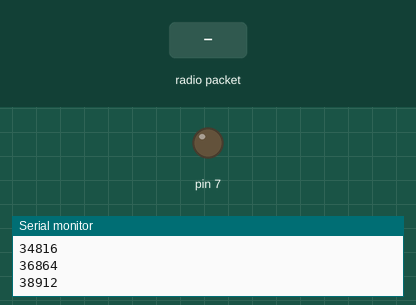
This sketch was run on a simulated Arduino Uno, built with avr-gcc and run on an emulated ATmega328P. Parts: output pins drawn as LEDs (lit = HIGH), the last lines printed to the serial monitor. The inputs (shaded band) are chosen by the test bench. No radio packets arrive unless stated; pins used as bus, display or sensor lines are not drawn.

Above: at 0.02 s.
At 1.2 s:
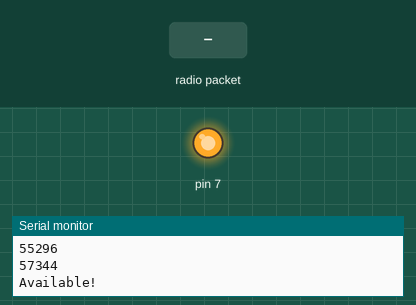
1.3 s: radio packet "1" arrives
At 1.9 s:
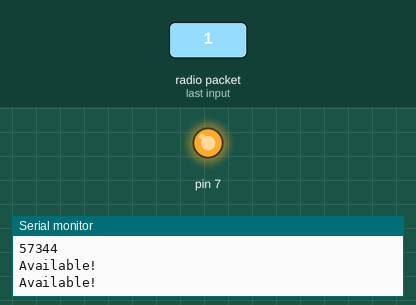
Timing chart, 0 to 4.3 s (numbered marks = the images above; inputs shaded):
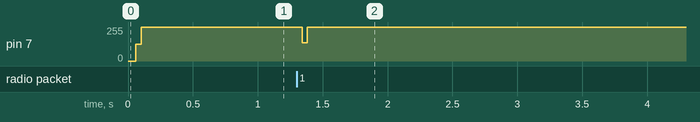

The sketch:

base_station.ino
```cpp
#include <SPI.h>
#include "nRF24L01.h"
#include "RF24.h"
#include "printf.h"
#include "wireless1.h"

#define X_SIZE 4
#define Y_SIZE 5

//same x and y bits
//2nd: current location
//3r: already been there
struct grid{
     char traversed;
     char current_location;
};
typedef struct grid grid;

unsigned char x_coord = 0;
unsigned char y_coord = 0;
int turn = 0;
unsigned int maze [4][5];

uint8_t done = 0;

void setup(void)
{

  Serial.begin(57600);


  printf_begin();
  pinMode(7,OUTPUT);
  SPI.begin();
  wireless_setup(0);

  // Initialize maze
  for (int i = 0; i < X_SIZE; i++) {
    for (int j = 0; j < Y_SIZE; j++) {
      maze[i][j] = 0;
      maze[i][j] |= ((i&3) << 14) | ((j&7) << 11);
      Serial.println(maze[i][j]);
    }
  }

  radio.stopListening();

  SPI.beginTransaction(SPISettings(100000, MSBFIRST, SPI_MODE0)); //10MHz

  for (uint16_t x = 0; x < X_SIZE; x++){
    for (uint16_t y = 0; y < Y_SIZE; y++){
      digitalWrite(7, LOW);
      delay(1);
      SPI.transfer16(maze[x][y]);
      digitalWrite(7, HIGH);
    }
  }
  // need to rewrite 0 for some reason
  digitalWrite(7, LOW);
  delay(1);
  SPI.transfer16(0);
  digitalWrite(7, HIGH);

  SPI.endTransaction();


  radio.startListening();
}


void loop(void)
{
  // if there is data ready
  //if ( radio.available() )
  //{
    Serial.println("Available!");
    // Dump the payloads until we've gotten everything
  uint16_t got_data;
  bool timeout = true;
  while (timeout)
  {
    // Fetch the payload, and see if this was the last one.
    timeout = wireless_read( &got_data, sizeof(uint16_t) ); // 200ms timeout
    //done = radio.read( &got_data, sizeof(got_data) );

    // Spew it
    // Print the received data as a decimal
    //if (timeout) continue;


    // Delay just a little bit to let the other unit
    // make the transition to receiver
    // delay(20);

  }

     printf("Got payload %#04x (%u)", got_data, got_data);
    printf("\n");

    if (got_data & 0x1) done = 1;

    // First, stop listening so we can talk over SPI
    radio.stopListening();

    SPI.beginTransaction(SPISettings(1000000, MSBFIRST, SPI_MODE0)); //10MHz

    unsigned char got_x = got_data >> 14;
    unsigned char got_y = (got_data >> 11) & 7;
    maze[got_x][got_y] = got_data;
    for (uint16_t x = 0; x < X_SIZE; x++){
      for (uint16_t y = 0; y < Y_SIZE; y++){
        if (maze[x][y] == 0) continue;
        printf("x: %d, y: %d, %#04x ", x, y, maze[x][y]);
        printf("\n");
        if ((x != got_x) || (y != got_y))  maze[x][y] = maze[x][y] & 0xfffd;
        else                               maze[x][y] = maze[x][y]  | 1 << 1;
        digitalWrite(7, LOW);
        delay(1);
        SPI.transfer16(maze[x][y] | done);
        //SPI.transfer16(0x46);
        digitalWrite(7, HIGH);
      }
    }

    SPI.endTransaction();
    // Send the final one back.
    //radio.write( &got_data, sizeof(got_data) );
    //printf("Sent response.\n\r");

    // Now, resume listening so we catch the next packets.
    radio.startListening();
  //}
}
```

wireless1.h
```cpp
#include "nRF24L01.h"
#include "RF24.h"
#include "printf.h"

extern RF24 radio;

void wireless_setup(uint8_t wr);

bool wireless_send(uint16_t * buf, uint16_t buf_size);

bool wireless_read(void * buf, uint16_t rd_length);
```

wireless1.ino
```cpp
#include "wireless1.h"

// Radio pipe addresses for the 2 nodes to communicate.
const uint64_t pipes[2] = { 0x000000002cLL, 0x000000002dLL };

RF24 radio(9, 10);

void wireless_setup(uint8_t wr){
  radio.begin();

  // optionally, increase the delay between retries & # of retries
  radio.setRetries(15,15);
  radio.setAutoAck(true);
  // set the channel
  radio.setChannel(0x50);
  // set the power
  // RF24_PA_MIN=-18dBm, RF24_PA_LOW=-12dBm, RF24_PA_MED=-6dBM, and RF24_PA_HIGH=0dBm.
  radio.setPALevel(RF24_PA_MIN);
  //RF24_250KBPS for 250kbs, RF24_1MBPS for 1Mbps, or RF24_2MBPS for 2Mbps
  radio.setDataRate(RF24_250KBPS);

  // optionally, reduce the payload size.  seems to
  // improve reliability
  // radio.setPayloadSize(8);

  if ( wr )
  {
    radio.openWritingPipe(pipes[0]);
    radio.openReadingPipe(1,pipes[1]);
  }
  else
  {
    radio.openWritingPipe(pipes[1]);
    radio.openReadingPipe(1,pipes[0]);
  }

  radio.startListening();
}

bool wireless_send(uint16_t * buf, uint16_t buf_size){

  radio.stopListening();

  return radio.write(buf, buf_size);
}

bool wireless_read(void * buf, uint16_t rd_length){
  radio.startListening();

  uint8_t timeout = false;
  unsigned long started_waiting_at = millis();
  while ( ! radio.available() && ! timeout )
      if (millis() - started_waiting_at > 10 )
        timeout = true;

  if (!timeout){
    radio.read(buf, rd_length);
  }
  return timeout;
}
```

Measured:
- after the input at 1.3 s, pin 7: 255/255 → 137/255 at once, → 255/255 0.04 s later
